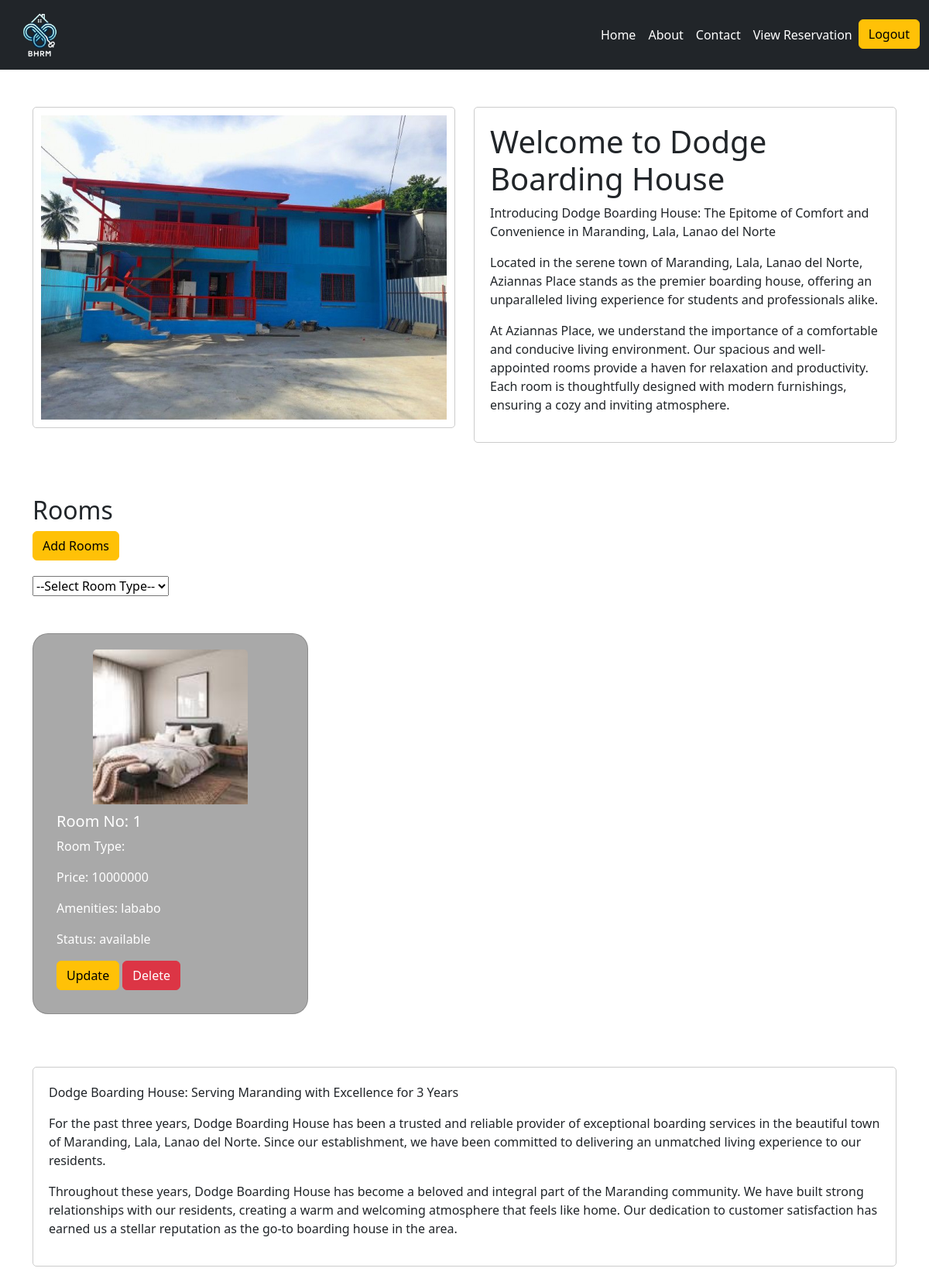
Before: /boardinghouse.php (signed in) with the older database file.
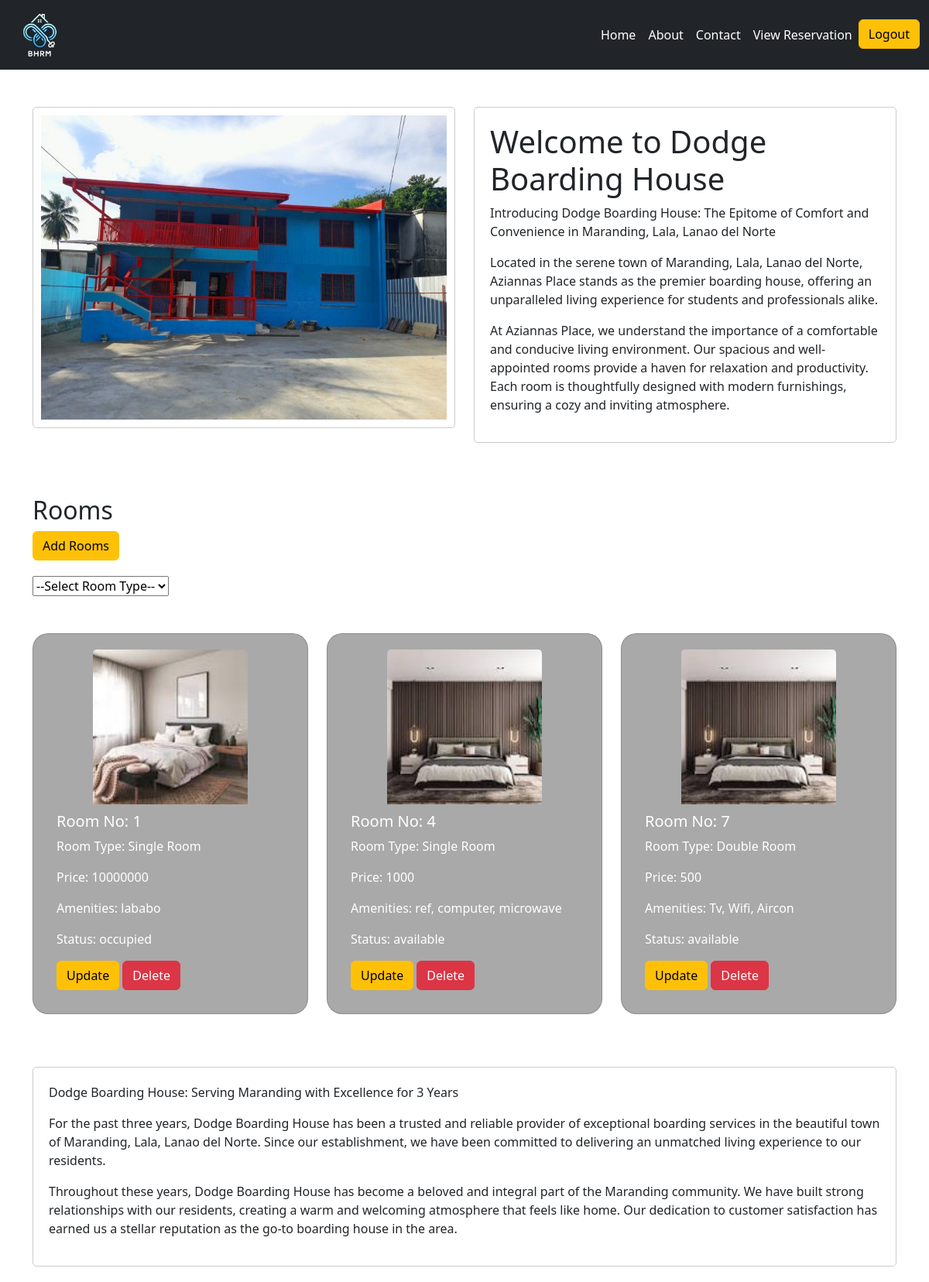
After: the same page with the newer database file.
### tables this page shows
CREATE TABLE `boardinghouses` (
  `id` int(11) NOT NULL,
  `owner` varchar(255) NOT NULL,
  `hname` varchar(25) NOT NULL,
  `haddress` varchar(25) NOT NULL
);

CREATE TABLE `documents` (
  `id` int(255) NOT NULL,
  `documents` varchar(255) NOT NULL,
  `image` varchar(255) NOT NULL,
  `hname` varchar(255) NOT NULL
);

CREATE TABLE `rooms` (
  `id` int(11) NOT NULL,
  `room-no` int(255) NOT NULL,
  `room_type` varchar(255) NOT NULL,
  `amenities` varchar(255) NOT NULL,
  `price` int(255) NOT NULL,
  `image` varchar(255) NOT NULL,
  `status` varchar(255) NOT NULL,
  `hname` varchar(255) NOT NULL
);

### boardinghouse.php (the view, shortened to what this page needs)
<?php
require 'php/connection.php';
if(!empty($_SESSION["uname"]) && $_SESSION["role"] == 'landlord'){
    $uname = $_SESSION['uname'];
    $query = "select * from boardinghouses inner join documents on boardinghouses.hname = documents.hname where boardinghouses.owner = '$uname'";
    $result = mysqli_query($conn, $query);
    $fetch = mysqli_fetch_assoc($result);
}else{
    header('location: index.php');
}
?>
<!DOCTYPE html>
<html lang="en">
<head>
    <link href="https://cdn.jsdelivr.net/npm/bootstrap@5.3.2/dist/css/bootstrap.min.css" rel="stylesheet">
</head>
<body>
<nav class="navbar navbar-expand-lg navbar-dark bg-dark py-0">
    <div class="container-fluid">
        <a class="navbar-brand" href="#">
            <img src="images/logo.png" width="80" height="80" alt="">
        </a>
        <div class="collapse navbar-collapse" id="navbarNav">
            <ul class="navbar-nav ms-auto">
                <li class="nav-item">
                    <a class="nav-link" href="index.php">Home</a>
                </li>
                <li class="nav-item">
                    <a class="nav-link" href="about.php">About</a>
                </li>
                <li class="nav-item">
                    <a class="nav-link" href="contact.php">Contact</a>
                </li>
                <?php
                    if (!empty($_SESSION["uname"]) && !empty($_SESSION["role"]) && $_SESSION['role'] == 'landlord'){
                        echo '<li class="nav-item"><a class="nav-link" href="reservation.php">View Reservation</a></li>';
                        echo '<li class="nav-item"><a class="btn btn-warning" href="php/logout.php">Logout</a></li>';
                    }if (!empty($_SESSION["uname"]) && !empty($_SESSION["role"]) && $_SESSION['role'] == 'user'){
                        echo '<li class="nav-item"><a class="nav-link" href="reservation.php?">View Reservation</a></li>';
                        echo '<a class="btn btn-warning" href="index.php">Back</a>';
                    }
                ?>
            </ul>
        </div>
    </div>
</nav>
<section class="container mt-5">
<div class="row">
    <div class="col-md-6">
        <div class="image-box">
            <img src="<?php echo $fetch['image']?>" class="img-fluid" >
        </div>
    </div>
    <div class="col-md-6">
        <div class="text-box">
            <h1>Welcome to <?php echo $_SESSION['hname']?></h1>
            <p>Introducing <?php echo $_SESSION['hname']?>: The Epitome of Comfort and Convenience in Maranding, Lala, Lanao del Norte</p>
            <p>Located in the serene town of Maranding, Lala, Lanao del Norte, Aziannas Place stands as the premier boarding house, offering an unparalleled living experience for students and professionals alike.</p>
            <p>At Aziannas Place, we understand the importance of a comfortable and conducive living environment. Our spacious and well-appointed rooms provide a haven for relaxation and productivity. Each room is thoughtfully designed with modern furnishings, ensuring a cozy and inviting atmosphere.</p>
        </div>
    </div>
</div>
    <div class="row mt-5">
        <div class="col">
            <h2>Rooms</h2>
            <?php
                if(!empty($_SESSION["uname"]) && !empty($_SESSION["role"]) && $_SESSION["role"] == "landlord"){
                    echo "<div class='addroom' style='margin-bottom: 20px;'><a href='php/addroom.php'><button class='btn btn-warning'>Add Rooms</button></a></div>";
                }
            ?>
            <form method="get" action="boardinghouse.php">
                <select name="room_type" onchange="this.form.submit()">
                    <option value="">--Select Room Type--</option>
                </select>
            </form>
            <br>
            <br>
            <div class="row row-cols-1 row-cols-md-3 g-4">
            <?php
            if (!empty($_SESSION["uname"]) && $_SESSION['role'] == 'landlord'){
                $hname = isset($_SESSION['hname']) ? $_SESSION['hname'] : '';
                if ($hname != '') {
                    if (isset($_GET['room_type']) && !empty($_GET['room_type'])) {
                        $room_type = $_GET['room_type'];
                        $query = "SELECT * FROM rooms WHERE hname = '$hname' AND room_type = '$room_type'";
                    } else {
                        $query = "SELECT * FROM rooms WHERE hname = '$hname'";
                    }
                    $result = mysqli_query($conn, $query);
                    if ($result && mysqli_num_rows($result) > 0) {
                        while ($fetch = mysqli_fetch_assoc($result)) {
                            $id = $fetch['id'];
            ?>
                <div class="col">
                    <div class="card">
                        <div class="card-img-container">
                            <img src="<?php echo $fetch['image']?>" class="card-img-top" alt="Room Image">
                        </div>
                        <div class="card-body">
                            <h5 class="card-title">Room No: <?php echo $fetch['room-no']?></h5>
                            <p class="card-text">Room Type: <?php echo $fetch['room_type']?></p>
                            <p class="card-text">Price: <?php echo $fetch['price']?></p>
                            <p class="card-text">Amenities: <?php echo $fetch['amenities']?></p>
                            <p class="card-text">Status: <?php echo $fetch['status']?></p>
                            <?php if(!empty($_SESSION["uname"]) && !empty($_SESSION["role"]) && $_SESSION["role"] == "landlord"):
                            ?>
                                <a href='php/addroom.php?rupdate=<?php echo $id;?>' class='btn btn-warning'>Update</a>
                                <a href='php/function.php?rdelete=<?php echo $id;?>' class='btn btn-danger'>Delete</a>
                            <?php  else: ?>
                                <a href='book-in.php?id=<?php echo $id;?>' class='btn btn-warning'>Book Now!</a>
                            <?php endif; ?>
                        </div>
                    </div>
                </div>
            <?php }}}}?>
            </div>
        </div>
    </div>
    <div class="row mt-5">
    <div class="col">
        <div class="text-box">
            <p> <?php if (!empty($_SESSION['hname']) && $_SESSION['role'] == 'landlord'){
                $uname = $_SESSION['uname'];
                $query = "select * from boardinghouses where owner = '$uname'";
                $result = mysqli_query($conn, $query);
                $fetch = mysqli_fetch_assoc($result);
                } elseif (!empty($_SESSION) && $_SESSION['role'] == 'user'){
                    isset($_GET['hname']);
                    $hname = $_GET['hname'];
                    $query = "SELECT * FROM boardinghouses where hname = '$hname'";
                    $result = mysqli_query($conn, $query);
                    $fetch = mysqli_fetch_assoc($result);
                    } echo $fetch['hname'];
                ?>: Serving Maranding with Excellence for 3 Years</p>
            <p>For the past three years, <?php echo $fetch['hname']?> has been a trusted and reliable provider of exceptional boarding services in the beautiful town of Maranding, Lala, Lanao del Norte. Since our establishment, we have been committed to delivering an unmatched living experience to our residents.</p>
            <p>Throughout these years, <?php echo $fetch['hname']?> has become a beloved and integral part of the Maranding community. We have built strong relationships with our residents, creating a warm and welcoming atmosphere that feels like home. Our dedication to customer satisfaction has earned us a stellar reputation as the go-to boarding house in the area.</p>
        </div>
    </div>
</div>
</section>
</body>
</html>

### boardinghouse.php (style rules this page uses)
body { background-color: #fff; }
.nav-link { color: #fff !important; }
.img-fluid { max-width: 100%; height: auto; }
.card-img-container { width: 200px; height: 200px; overflow: hidden; margin: 0 auto; }
.card-img-container img { width: 100%; height: 100%; object-fit: cover; }
.image-box { border: 1px solid #ccc; padding: 10px; border-radius: 5px; margin-bottom: 20px; }
.text-box { border: 1px solid #ccc; padding: 10px; border-radius: 5px; margin-bottom: 20px; }
.text-box { border: 1px solid #ccc; padding: 20px; border-radius: 5px; margin-bottom: 20px; }
.card { background-color: #a9a9a9; color: #fff; border-radius: 20px; padding: 20px; margin-bottom: 20px; }
.card-body { padding: 10px; }

Changed rows visible on the page:
changed rooms "lababo": room_type (not shown) → "Single Room"; status "available" → "occupied"
added rooms: image (picture), value "4", room_type "Single Room", price "1000", amenities "ref, computer, microwave", status "available"
added rooms: image (picture), value "7", room_type "Double Room", price "500", amenities "Tv, Wifi, Aircon", status "available"
